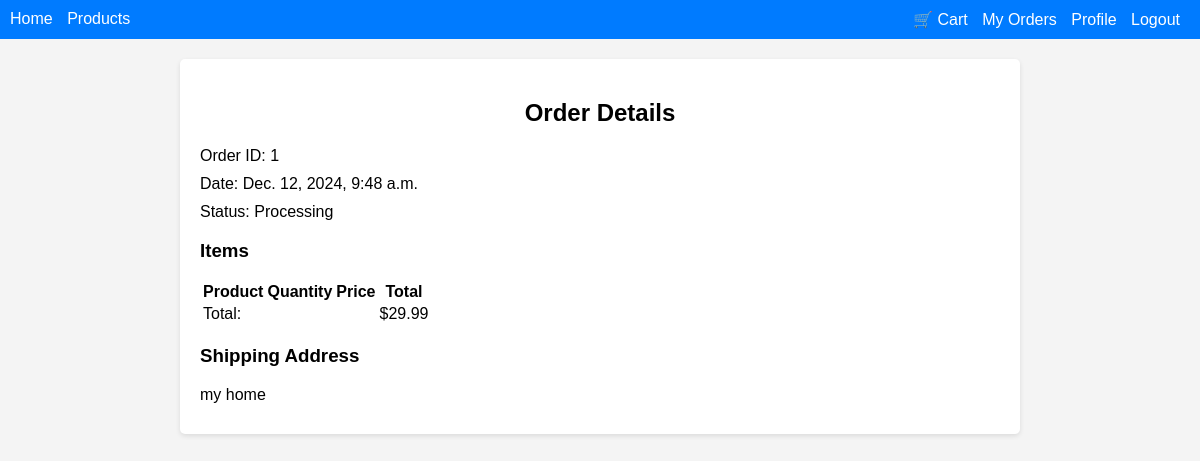
The page /orders/1/ (signed in) on the database its author committed.
### orders/models.py (models this page shows, shortened)
class Order(models.Model):
    STATUS_CHOICES = [
        ('PENDING', 'Pending'),
        ('PROCESSING', 'Processing'),
        ('SHIPPED', 'Shipped'),
        ('DELIVERED', 'Delivered'),
        ('CANCELLED', 'Cancelled')
    ]
    user = models.ForeignKey(settings.AUTH_USER_MODEL, on_delete=models.CASCADE)
    created_at = models.DateTimeField(auto_now_add=True)
    updated_at = models.DateTimeField(auto_now=True)
    status = models.CharField(max_length=20, choices=STATUS_CHOICES, default='PENDING')
    shipping_address = models.TextField()
    total_price = models.DecimalField(max_digits=10, decimal_places=2)

### orders/views.py (the view)
# urls.py: path('orders/<int:order_id>/', order_views.order_detail, name='order_detail'),
@login_required
def order_detail(request, order_id):
    order = get_object_or_404(Order, id=order_id, user=request.user)
    return render(request, 'orders/order_detail.html', {'order': order})

### orders/templates/orders/order_detail.html (shortened to what this page needs)
{% extends 'base.html' %}
{% load static %}
{% block extra_css %}
    <link rel="stylesheet" href="{% static 'orders/order_detail.css' %}">
{% endblock %}
{% block content %}
<div class="order-detail-container">
    <h2>Order Details</h2>
    <div class="order-info">
        <p>Order ID: {{ order.id }}</p>
        <p>Date: {{ order.created_at }}</p>
        <p>Status: {{ order.get_status_display }}</p>
    </div>
    <div class="order-items">
        <h3>Items</h3>
        <table>
            <thead>
                <tr>
                    <th>Product</th>
                    <th>Quantity</th>
                    <th>Price</th>
                    <th>Total</th>
                </tr>
            </thead>
            <tfoot>
                <tr>
                    <td colspan="3">Total:</td>
                    <td>${{ order.total_price }}</td>
                </tr>
            </tfoot>
        </table>
    </div>
    <div class="shipping-info">
        <h3>Shipping Address</h3>
        <p>{{ order.shipping_address }}</p>
    </div>
</div>
{% endblock %}

### static/css/base.css (style rules this page uses)
body { font-family: Arial, sans-serif; margin: 0; padding: 0; background-color: #f4f4f4; }

### orders/static/orders/order_detail.css (style rules this page uses)
.order-detail-container { max-width: 800px; margin: 0 auto; padding: 20px; background-color: white; border-radius: 5px; box-shadow: 0 2px 5px rgba(0, 0, 0, 0.1); }
.order-detail-container h2 { text-align: center; }
.order-detail-container p { margin: 10px 0; }

### rows shown on the page
Order: id "1", created_at "Dec. 12, 2024, 9:48 a.m.", status "Processing", total_price "29.99", shipping_address "my home"
